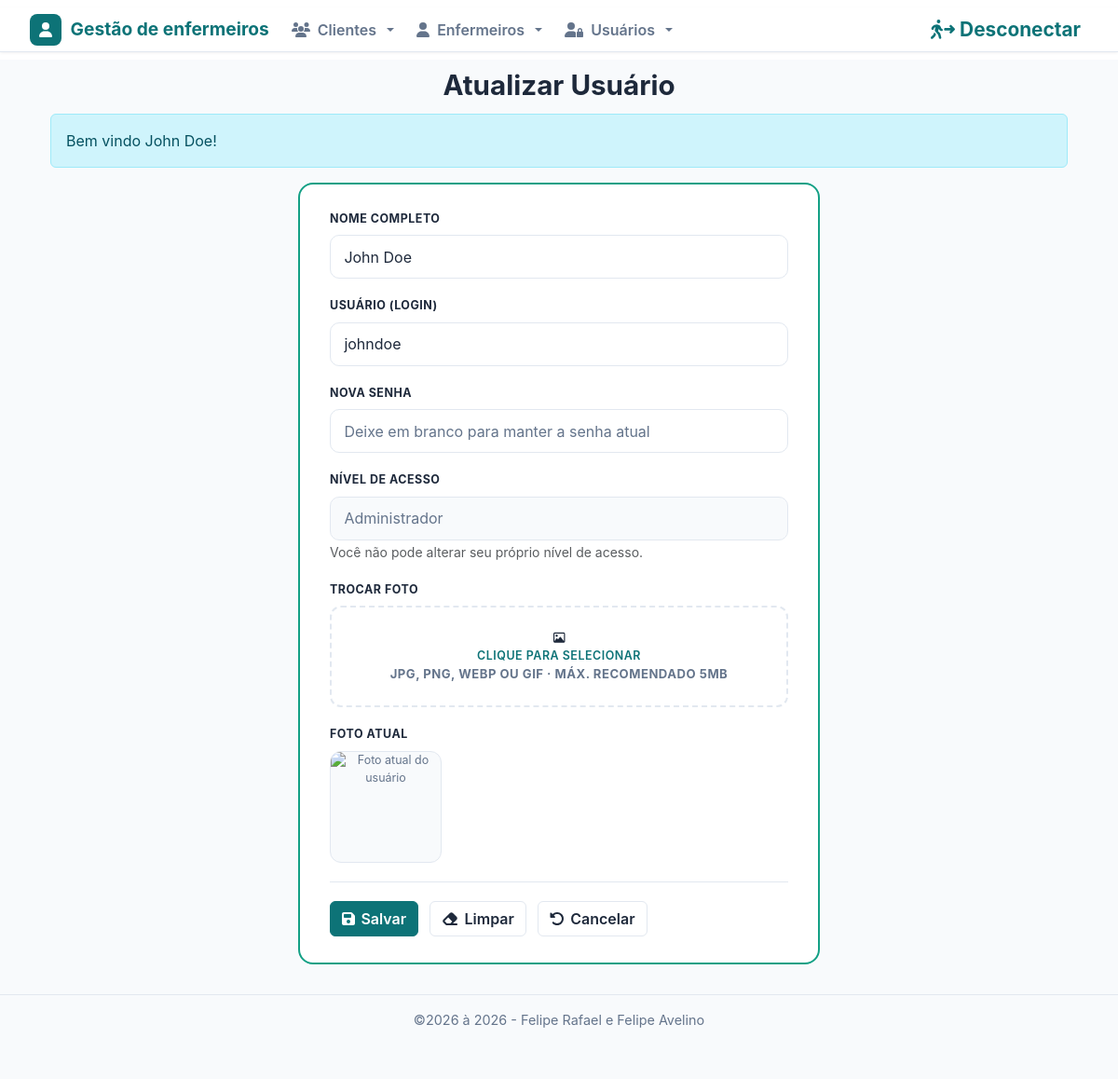
Page /usuarios/edit.php?id=1 (signed in) on the committed database.
### tables this page shows
CREATE TABLE IF NOT EXISTS usuarios (
  id int NOT NULL AUTO_INCREMENT PRIMARY KEY,
  nome varchar(255) NOT NULL,
  user varchar(50) NOT NULL,
  password varchar(255) NOT NULL,
  foto varchar(255) NOT NULL DEFAULT '',
  nivel varchar(20) NOT NULL DEFAULT 'user',
  created TIMESTAMP DEFAULT CURRENT_TIMESTAMP,
  modified TIMESTAMP DEFAULT CURRENT_TIMESTAMP ON UPDATE CURRENT_TIMESTAMP,
  UNIQUE KEY uq_usuarios_user (user)
);

### inc/auth.php (called while the page is built, shortened)
<?php
if (!function_exists('e')) {
    function e($valor)
    {
        return htmlspecialchars((string) $valor, ENT_QUOTES, 'UTF-8');
    }
}

### inc/database.php (called while the page is built, shortened)
<?php
require_once __DIR__ . '/auth.php';
function sql_identifier($nome)
{
    return $nome;
}
function open_database()
{
    try {
        $conn = new mysqli(DB_HOST, DB_USER, DB_PASSWORD, DB_NAME);
        $conn->set_charset("utf8mb4");
        return $conn;
    } catch (Exception $e) {
        error_log("Erro ao conectar no banco: " . $e->getMessage());
        throw new Exception("Erro ao conectar no banco de dados.");
    }
}
function find($table = null, $id = null)
{
    $found = null;
    try {
        $table = sql_identifier($table);
        $database = open_database();
        if ($id !== null && $id !== '') {
            $id = (int) $id;
            $stmt = $database->prepare("SELECT * FROM `$table` WHERE id = ? LIMIT 1");
            $stmt->bind_param("i", $id);
            $stmt->execute();
            $found = $stmt->get_result()->fetch_assoc() ?: null;
        } else {
            $result = $database->query("SELECT * FROM `$table`");
            $rows = $result->fetch_all(MYSQLI_ASSOC);
            $found = $rows ?: null;
        }
    } catch (Exception $e) {
        error_log($e->getMessage());
        flash("Não foi possível consultar os dados.", "danger");
    }
    return $found;
}

### usuarios/function.php (called while the page is built, shortened)
<?php
function edit()
{
    $id = (int) $_GET['id'];
    $atual = find("usuarios", $id);
    $usuario = $atual;
    if (empty($_POST['usuario'])) {
        return;
    }
}

### usuarios/edit.php (the view, shortened to what this page needs)
<?php
require_once("function.php");
edit();
$foto = !empty($usuario['foto']) ? $usuario['foto'] : "semimagem.jpg";
?>
<h1 style="text-align: center;" class="titulo-modal">Atualizar Usuário</h1>
<?php if (!empty($_SESSION['message'])): ?>
    <div class="alert alert-<?php echo e($_SESSION['type'] ?? 'info'); ?>" role="alert">
        <?php echo e($_SESSION['message']); ?>
    </div>
<?php endif; ?>
<div class="form-scroll">
    <form
        action="edit.php?id=<?php echo (int) $usuario['id']; ?>"
        method="post"
        enctype="multipart/form-data"
        class="form-card">
        <div class="form-group">
            <label for="nome">Nome completo</label>
            <input
                type="text"
                class="form-control"
                id="nome"
                name="usuario[nome]"
                required
                minlength="3"
                maxlength="255"
                value="<?php echo e($usuario['nome']); ?>">
        </div>
        <div class="form-group">
            <label for="user">Usuário (Login)</label>
            <input
                type="text"
                class="form-control"
                id="user"
                name="usuario[user]"
                required
                minlength="3"
                maxlength="50"
                pattern="[A-Za-z0-9_.@\-]{3,50}"
                autocomplete="off"
                value="<?php echo e($usuario['user']); ?>">
        </div>
        <div class="form-group">
            <label for="password">Nova senha</label>
            <input
                type="password"
                class="form-control"
                id="password"
                name="usuario[password]"
                minlength="6"
                autocomplete="new-password"
                placeholder="Deixe em branco para manter a senha atual">
        </div>
        <div class="form-group">
            <label for="nivel">Nível de acesso</label>
            <select
                class="form-control"
                id="nivel"
                name="usuario[nivel]"
                <?php echo (int) $usuario['id'] === (int) ($_SESSION['id'] ?? 0) ? 'disabled' : ''; ?>>
                <option value="admin"
                    <?php echo $usuario['nivel'] === 'admin' ? 'selected' : ''; ?>>
                    Administrador
                </option>
            </select>
            <?php if ((int) $usuario['id'] === (int) ($_SESSION['id'] ?? 0)): ?>
                <small class="text-muted">
                    Você não pode alterar seu próprio nível de acesso.
                </small>
            <?php endif; ?>
        </div>
        <div class="form-group">
            <label for="foto">Trocar Foto</label>
            <label for="foto" class="photo-upload">
                <i class="fa-regular fa-image"></i>
                <span class="photo-upload-label">Clique para selecionar</span>
                <span class="photo-upload-hint">JPG, PNG, WEBP ou GIF · máx. recomendado 5MB</span>
            </label>
        </div>
        <div class="form-group">
            <label>Foto Atual</label>
            <div class="photo-preview" id="foto-preview">
                <img
                    src="<?php echo e(IMG_URL . $foto); ?>"
                    alt="Foto atual do usuário">
            </div>
        </div>
        <div id="actions">
            <button type="submit" class="btn btn-crud-primary">
                <i class="fa-solid fa-floppy-disk"></i> Salvar
            </button>
            <button type="reset" class="btn btn-crud-secondary">
                <i class="fa-solid fa-eraser"></i> Limpar
            </button>
            <a href="index.php" class="btn btn-crud-secondary">
                <i class="fa-solid fa-rotate-left"></i> Cancelar
            </a>
        </div>
    </form>
</div>

### css/style.css (style rules this page uses)
:root { --teal: #0d7377; --teal-light: #14a085; --teal-dim: #e6f4f4; --slate: #1e293b; --muted: #64748b; --border: #e2e8f0; --surface: #f8fafc; --white: #ffffff; --red: #e53e3e; --red-dim: #fde8e8; --amber: #d97706; --amber-dim: #fef3e2; --green: #16a34a; --green-dim: #dcfce7; }
* { box-sizing: border-box; }
body { background: var(--surface); font-family: -apple-system, BlinkMacSystemFont, 'Segoe UI', Roboto, sans-serif; color: var(--slate); margin: 0; min-height: 100vh; overflow-x: hidden; display: flex; flex-direction: column; }
h1 { font-size: 1.85rem; font-weight: 700; color: var(--slate); margin-bottom: .75rem; }
.btn-crud-primary, .btn-crud-secondary, .btn-crud-view, .btn-crud-edit, .btn-crud-delete { display: inline-flex; align-items: center; gap: .4rem; font-weight: 600; border-width: 1px; border-style: solid; transition: background-color .15s ease, color .15s ease, border-color .15s ease; }
.btn-crud-primary { background: var(--teal); border-color: var(--teal); color: var(--white); }
.btn-crud-secondary { background: var(--white); border-color: var(--border); color: var(--slate); }
.form-group { margin-bottom: 1rem; }
.form-group label { font-weight: 600; color: var(--slate); font-size: .9rem; margin-bottom: .35rem; display: inline-block; }
.form-control { border: 1px solid var(--border); border-radius: 8px; color: var(--slate); }
.form-control:disabled { background-color: var(--surface); color: var(--muted); }
#actions { margin-top: .5rem; padding-top: 1.25rem; border-top: 1px solid var(--border); }
.form-scroll { overflow-x: auto; -webkit-overflow-scrolling: touch; }
.form-card { max-width: 560px; margin: 0 auto; background: var(--white); border: 2px solid var(--teal-light); border-radius: 16px; padding: 1.75rem 2rem; }
.form-card .form-group { margin-bottom: 1.25rem; }
.form-card label { display: block; text-transform: uppercase; font-size: .78rem; font-weight: 700; letter-spacing: .04em; color: var(--slate); margin-bottom: .5rem; }
.form-card .form-control { padding: .65rem .9rem; border-radius: 10px; font-size: 1rem; }
.form-card .form-control::placeholder { color: var(--muted); }
.photo-upload { display: block; border: 2px dashed var(--border); border-radius: 12px; padding: 1.5rem 1rem; text-align: center; cursor: pointer; transition: border-color .15s ease, background-color .15s ease; }
.photo-upload .photo-upload-label { color: var(--teal); font-weight: 600; display: block; }
.photo-upload .photo-upload-hint { font-size: .82rem; color: var(--muted); margin-top: .25rem; }
.photo-preview { width: 120px; height: 120px; border-radius: 12px; border: 1px solid var(--border); display: flex; flex-direction: column; align-items: center; justify-content: center; overflow: hidden; color: var(--muted); font-size: .78rem; text-align: center; background: var(--surface); gap: .35rem; }
.photo-preview img { width: 100%; height: 100%; object-fit: cover; }
.form-card #actions { display: flex; gap: .75rem; flex-wrap: wrap; border-top: 1px solid var(--border); padding-top: 1.25rem; margin-top: .5rem; }

### inc/header.php (style rules this page uses)
body { padding-top: 50px; padding-bottom: 20px; }

### rows in the picture
usuarios: nome "John Doe", user "johndoe", nivel+id "Administrador"

### other values in the picture
$_SESSION['message'] "Bem vindo John Doe!"
$dt->format("Y") "2026"
